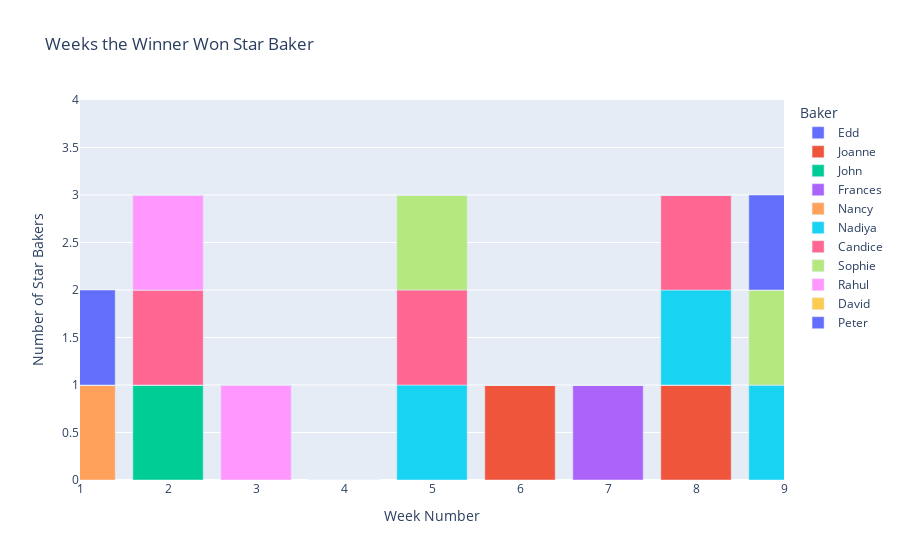

Notebook source saved alongside this figure:
### Code cell
fig = px.bar(winner_df, x="Week Number", y="Star Baker", color='Baker', title="Weeks the Winner Won Star Baker")
fig.update_layout(xaxis_range=[1,9], yaxis_range = [0,4])
fig.update_layout(yaxis_title="Number of Star Bakers")  
fig.show()

### Figure 1 — Plotly figure (JSON) as saved in the notebook; plotly's stock layout.template omitted (floating-point values rounded to 4 significant figures)
{"data": [{"alignmentgroup": "True", "hovertemplate": "Baker=Edd<br>Week Number=%{x}<br>Star Baker=%{y}<extra></extra>", "legendgroup": "Edd", "marker": {"color": "#636efa"}, "name": "Edd", "offsetgroup": "Edd", "orientation": "v", "showlegend": true, "textposition": "auto", "type": "bar", "x": [1, 2, 3, 4, 5, 6], "xaxis": "x", "y": [0, 0, 0, 0, 0, 0], "yaxis": "y"}, {"alignmentgroup": "True", "hovertemplate": "Baker=Joanne<br>Week Number=%{x}<br>Star Baker=%{y}<extra></extra>", "legendgroup": "Joanne", "marker": {"color": "#EF553B"}, "name": "Joanne", "offsetgroup": "Joanne", "orientation": "v", "showlegend": true, "textposition": "auto", "type": "bar", "x": [1, 2, 3, 4, 5, 6, 7, 8], "xaxis": "x", "y": [0, 0, 0, 0, 0, 1, 0, 1], "yaxis": "y"}, {"alignmentgroup": "True", "hovertemplate": "Baker=John<br>Week Number=%{x}<br>Star Baker=%{y}<extra></extra>", "legendgroup": "John", "marker": {"color": "#00cc96"}, "name": "John", "offsetgroup": "John", "orientation": "v", "showlegend": true, "textposition": "auto", "type": "bar", "x": [1, 2, 3, 4, 5, 6, 7, 8, 9, 10], "xaxis": "x", "y": [0, 1, 0, 0, 0, 0, 0, 0, 0, 1], "yaxis": "y"}, {"alignmentgroup": "True", "hovertemplate": "Baker=Frances<br>Week Number=%{x}<br>Star Baker=%{y}<extra></extra>", "legendgroup": "Frances", "marker": {"color": "#ab63fa"}, "name": "Frances", "offsetgroup": "Frances", "orientation": "v", "showlegend": true, "textposition": "auto", "type": "bar", "x": [1, 2, 3, 4, 5, 6, 7, 8, 9, 10], "xaxis": "x", "y": [0, 0, 0, 0, 0, 0, 1, 0, 0, 1], "yaxis": "y"}, {"alignmentgroup": "True", "hovertemplate": "Baker=Nancy<br>Week Number=%{x}<br>Star Baker=%{y}<extra></extra>", "legendgroup": "Nancy", "marker": {"color": "#FFA15A"}, "name": "Nancy", "offsetgroup": "Nancy", "orientation": "v", "showlegend": true, "textposition": "auto", "type": "bar", "x": [1, 2, 3, 4, 5, 6, 7, 8, 9, 10], "xaxis": "x", "y": [1, 0, 0, 0, 0, 0, 0, 0, 0, 1], "yaxis": "y"}, {"alignmentgroup": "True", "hovertemplate": "Baker=Nadiya<br>Week Number=%{x}<br>Star Baker=%{y}<extra></extra>", "legendgroup": "Nadiya", "marker": {"color": "#19d3f3"}, "name": "Nadiya", "offsetgroup": "Nadiya", "orientation": "v", "showlegend": true, "textposition": "auto", "type": "bar", "x": [1, 2, 3, 4, 5, 6, 7, 8, 9, 10], "xaxis": "x", "y": [0, 0, 0, 0, 1, 0, 0, 1, 1, 1], "yaxis": "y"}, {"alignmentgroup": "True", "hovertemplate": "Baker=Candice<br>Week Number=%{x}<br>Star Baker=%{y}<extra></extra>", "legendgroup": "Candice", "marker": {"color": "#FF6692"}, "name": "Candice", "offsetgroup": "Candice", "orientation": "v", "showlegend": true, "textposition": "auto", "type": "bar", "x": [1, 2, 3, 4, 5, 6, 7, 8, 9, 10], "xaxis": "x", "y": [0, 1, 0, 0, 1, 0, 0, 1, 0, 1], "yaxis": "y"}, {"alignmentgroup": "True", "hovertemplate": "Baker=Sophie<br>Week Number=%{x}<br>Star Baker=%{y}<extra></extra>", "legendgroup": "Sophie", "marker": {"color": "#B6E880"}, "name": "Sophie", "offsetgroup": "Sophie", "orientation": "v", "showlegend": true, "textposition": "auto", "type": "bar", "x": [1, 2, 3, 4, 5, 6, 7, 8, 9, 10], "xaxis": "x", "y": [0, 0, 0, 0, 1, 0, 0, 0, 1, 1], "yaxis": "y"}, {"alignmentgroup": "True", "hovertemplate": "Baker=Rahul<br>Week Number=%{x}<br>Star Baker=%{y}<extra></extra>", "legendgroup": "Rahul", "marker": {"color": "#FF97FF"}, "name": "Rahul", "offsetgroup": "Rahul", "orientation": "v", "showlegend": true, "textposition": "auto", "type": "bar", "x": [1, 2, 3, 4, 5, 6, 7, 8, 9, 10], "xaxis": "x", "y": [0, 1, 1, 0, 0, 0, 0, 0, 0, 1], "yaxis": "y"}, {"alignmentgroup": "True", "hovertemplate": "Baker=David<br>Week Number=%{x}<br>Star Baker=%{y}<extra></extra>", "legendgroup": "David", "marker": {"color": "#FECB52"}, "name": "David", "offsetgroup": "David", "orientation": "v", "showlegend": true, "textposition": "auto", "type": "bar", "x": [1, 2, 3, 4, 5, 6, 7, 8, 9, 10], "xaxis": "x", "y": [0, 0, 0, 0, 0, 0, 0, 0, 0, 1], "yaxis": "y"}, {"alignmentgroup": "True", "hovertemplate": "Baker=Peter<br>Week Number=%{x}<br>Star Baker=%{y}<extra></extra>", "legendgroup": "Peter", "marker": {"color": "#636efa"}, "name": "Peter", "offsetgroup": "Peter", "orientation": "v", "showlegend": true, "textposition": "auto", "type": "bar", "x": [1, 2, 3, 4, 5, 6, 7, 8, 9, 10], "xaxis": "x", "y": [1, 0, 0, 0, 0, 0, 0, 0, 1, 1], "yaxis": "y"}], "layout": {"barmode": "relative", "legend": {"title": {"text": "Baker"}, "tracegroupgap": 0}, "title": {"text": "Weeks the Winner Won Star Baker"}, "xaxis": {"anchor": "y", "domain": [0, 1], "range": [1, 9], "title": {"text": "Week Number"}}, "yaxis": {"anchor": "x", "domain": [0, 1], "range": [0, 4], "title": {"text": "Number of Star Bakers"}}}}
